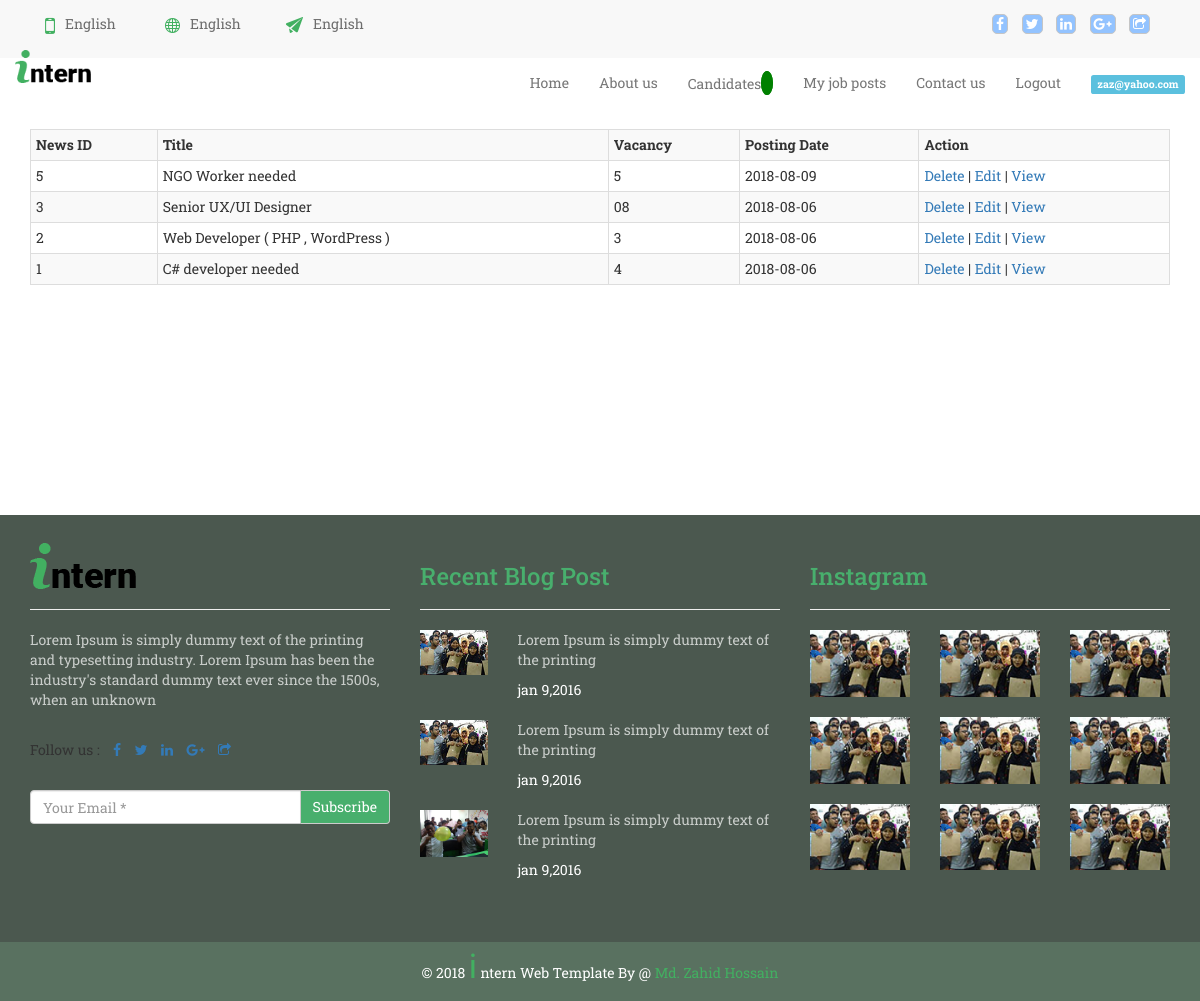
The app's page /myJob.php (signed in) with its own data.
### tables this page shows
CREATE TABLE `jobpost` (
  `id` int(11) NOT NULL,
  `title` text NOT NULL,
  `empId` int(11) NOT NULL,
  `companyName` varchar(32) NOT NULL,
  `vacancy` varchar(10) NOT NULL,
  `context` text NOT NULL,
  `description` text NOT NULL,
  `empStatus` varchar(10) NOT NULL,
  `eduRequirement` text NOT NULL,
  `expRequirement` text NOT NULL,
  `addRequirement` text NOT NULL,
  `jobLocation` text NOT NULL,
  `salary` int(10) NOT NULL,
  `degree` varchar(32) NOT NULL,
  `browseCatg` varchar(32) NOT NULL,
  `postTime` date NOT NULL,
  `expDate` date DEFAULT NULL,
  `deletedAt` timestamp NULL DEFAULT NULL
);

### myJob.php (the view, shortened to what this page needs)
<?php
include "includes/header.php";
include "includes/head.php";
include "includes/navbar.php";
?>
<div class="container">
<table class="table table-striped table-bordered table-condensed">
		<tr>
        <th>News ID</th>
        <th>Title</th>
        <th>Vacancy</th>
        <th>Posting Date</th>
        <th>Action</th>
		</tr>
<?php
    require "config.php";
    $statement = "select * from employer where eMail = '$en' ";
    $result = mysqli_query($conn,$statement);
    if(mysqli_num_rows($result) > 0){
        while($row = mysqli_fetch_assoc($result)){
            $eId = $row['eId'];
            $query = "select * from jobpost where empId = '$eId' AND deletedAt is null order by id desc ";
            $output = mysqli_query($conn,$query);
            if(mysqli_num_rows($output) > 0){
                while($row = mysqli_fetch_assoc($output)){
                    echo "<tr>";
					echo "<td>".$row['id']."</td>";
					echo "<td>".$row['title']."</td>";
					echo "<td>".$row['vacancy']."</td>";
					echo "<td>".$row['postTime']."</td>";
					echo "<td><a href=\"empPostDelete.php?id=$row[id]\" onClick=\"return confirm('Are you sure you want to delete?')\">Delete</a> | <a href=\"editv.php?id=$row[id]\">Edit</a> | <a href=\"singleJob.php?id=$row[id]\">View</a></td>";
					echo "</tr>";
                }
            }
        }
    }
    else
    {
        echo "query failed ";
    }
?>
</table>
</div>
<?php include "includes/last.php" ?>
<?php include "includes/footer.php" ?>

### css/style.css (style rules this page uses)
body { font-family: 'Roboto Slab', serif; }

### records on screen
jobpost: id "5", title "NGO Worker needed", vacancy "5", postTime "2018-08-09"
jobpost: id "3", title "Senior UX/UI Designer", vacancy "08", postTime "2018-08-06"
jobpost: id "2", title "Web Developer ( PHP , WordPress )", vacancy "3", postTime "2018-08-06"
jobpost: id "1", title "C# developer needed", vacancy "4", postTime "2018-08-06"

### other values on screen
$en "zaz@yahoo.com"
